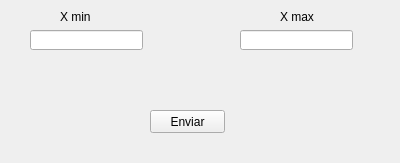
<?xml version="1.0" encoding="UTF-8"?>
<ui version="4.0">
 <class>rangos</class>
 <widget class="QWidget" name="rangos">
  <property name="geometry">
   <rect>
    <x>0</x>
    <y>0</y>
    <width>400</width>
    <height>163</height>
   </rect>
  </property>
  <property name="windowTitle">
   <string>Form</string>
  </property>
  <widget class="QLineEdit" name="xmin">
   <property name="geometry">
    <rect>
     <x>30</x>
     <y>30</y>
     <width>113</width>
     <height>20</height>
    </rect>
   </property>
  </widget>
  <widget class="QLineEdit" name="xmax">
   <property name="geometry">
    <rect>
     <x>240</x>
     <y>30</y>
     <width>113</width>
     <height>20</height>
    </rect>
   </property>
  </widget>
  <widget class="QLabel" name="label">
   <property name="geometry">
    <rect>
     <x>60</x>
     <y>10</y>
     <width>47</width>
     <height>13</height>
    </rect>
   </property>
   <property name="text">
    <string>X min</string>
   </property>
  </widget>
  <widget class="QLabel" name="label_2">
   <property name="geometry">
    <rect>
     <x>280</x>
     <y>10</y>
     <width>47</width>
     <height>13</height>
    </rect>
   </property>
   <property name="text">
    <string>X max</string>
   </property>
  </widget>
  <widget class="QPushButton" name="emviar">
   <property name="geometry">
    <rect>
     <x>150</x>
     <y>110</y>
     <width>75</width>
     <height>23</height>
    </rect>
   </property>
   <property name="text">
    <string>Enviar</string>
   </property>
  </widget>
 </widget>
 <resources/>
 <connections>
  <connection>
   <sender>emviar</sender>
   <signal>clicked()</signal>
   <receiver>rangos</receiver>
   <slot>setRangos()</slot>
   <hints>
    <hint type="sourcelabel">
     <x>208</x>
     <y>122</y>
    </hint>
    <hint type="destinationlabel">
     <x>268</x>
     <y>78</y>
    </hint>
   </hints>
  </connection>
 </connections>
 <slots>
  <slot>setRangos()</slot>
 </slots>
</ui>
